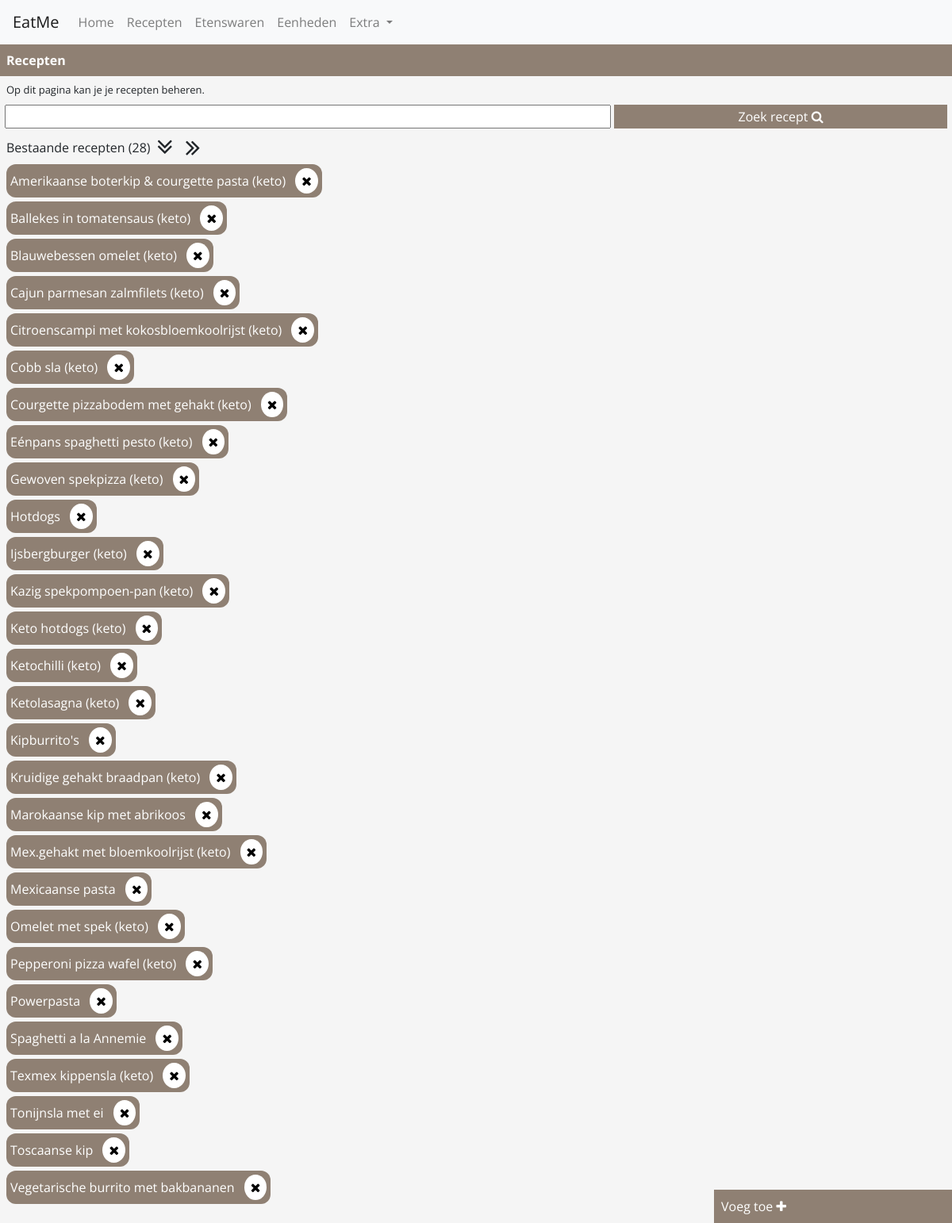
Page /recepten.php on the committed database.
### tables this page shows
CREATE TABLE IF NOT EXISTS `recipe` (
  `id` int(11) NOT NULL AUTO_INCREMENT,
  `name` varchar(255) NOT NULL,
  `description` text,
  `instructions` text,
  `image` text,
  `url` text,
  PRIMARY KEY (`id`)
);

### inc/pdo_conn.php (called while the page is built, shortened)
<?php
class DBConnection {
    public function connect() {
        global $config_servername;
        $this->servername = $config_servername;
        global $config_username;
        $this->username = $config_username;
        global $config_password;
        $this->password = $config_password;
        global $config_dbname;
        $this->dbname = $config_dbname;
        global $config_charset;
        $this->charset = $config_charset;
        try {
            $dsn = "mysql:host=".$this->servername.";dbname=".$this->dbname.";charset=".$this->charset;
            $pdo = new PDO($dsn, $this->username, $this->password);
            $pdo->setAttribute(PDO::ATTR_ERRMODE, PDO::ERRMODE_EXCEPTION);
            $pdo->setAttribute(PDO::ATTR_EMULATE_PREPARES,TRUE);
            return $pdo;
        } catch(PDOException $e){
            echo "Connection failed: ".$e->getMessage();
        }
    }
}

### inc/recipe.inc.php (called while the page is built, shortened)
<?php
require_once('pdo_conn.php');
class Recipe extends DBConnection {
    public function getAll() {
        $stmt = $this->connect()->prepare("SELECT id, name FROM recipe ORDER BY name ASC");
        $stmt->execute();
        return $stmt->fetchAll();
    }
}

### recepten.php (the view, shortened to what this page needs)
<?php
    require_once('inc/recipe.inc.php');
    $recipe = new Recipe();
    $recipes = $recipe->getAll();
?>
<!doctype html>
<html lang="en">
<head>
    <link rel="stylesheet" href="https://stackpath.bootstrapcdn.com/bootstrap/4.3.1/css/bootstrap.min.css">
    <link rel="stylesheet" href="https://cdnjs.cloudflare.com/ajax/libs/font-awesome/4.7.0/css/font-awesome.min.css">
    <link href="js/jquery-ui-1.12.1.custom/jquery-ui.css" rel="stylesheet">
    <link rel="stylesheet" href="css/style.css">
</head>
<body>
    <div class="nav-container">
        <?php include "navbar.php"; ?>
    </div>
    <div class="page-content">
        <div class="page-title recipe-theme-color">
            Recepten
        </div>
        <div class="page-info">
            Op dit pagina kan je je recepten beheren.
        </div>
        <div class="find-recipe-form">
            <form action="inc/actionHandler.php" method="GET">
                <input type="text" name="find-recipe" class="autocomplete" autofocus>
                <button name="submit" class="remove-standard-btn-styling find-btn recipe-theme-color">Zoek recept <i class="fa fa-search"></i></button>
            </form>
        </div>
        <div class="content-list">
            <div class="content-list-title">
                Bestaande recepten (<?= count($recipes) ?>)
                <i class="fa fa-angle-double-down format-btn"></i>
                <i class="fa fa-angle-double-right format-btn"></i>
            </div>
            <ul>
                <?php
                    foreach ($recipes as $row) {
                        echo '<a href="recept.php?id='.$row['id'].'"><li id="'.$row['id'].'" class="recipe-theme-color">'.ucfirst($row['name']).' <i class="fa fa-remove remove-btn"></i></li></a>';
                    }
                ?>
            </ul>
        </div>
        <div class="bottom-right">
            <a href="recept.php" class="add-new-recipe-btn recipe-theme-color">Voeg toe <i class="fa fa-plus"></i></a>
        </div>
    </div>
</body>
</html>

### css/style.css (style rules this page uses)
:root { --main-backgroundcolor: whitesmoke; --units-theme-main-color: #8fcb9b; --food-theme-main-color: #9b8fcb; --recipe-theme-main-color: #8f8073; --calendar-theme-main-color: deeppink; --extra-theme-main-color: gold; }
.remove-standard-btn-styling { background: none; color: inherit; border: none; padding: 0; font: inherit; cursor: pointer; outline: inherit; }
body { background-color: var(--main-backgroundcolor); font-family: "Open Sans", sans-serif; }
.page-title { font-weight: bold; padding: 8px; }
.recipe-theme-color { color: white; background-color: var(--recipe-theme-main-color); }
.page-info { font-size: small; padding: 8px; }
.add-element-form, .find-recipe-form { margin: auto; text-align: center; }
.add-element-form input[type="text"], .find-recipe-form input[type="text"] { width: calc(100% - 35vw - (2 * 8px)); }
.form-btn, .find-btn { display: inline-block; border: none; padding: 3px; width: 35vw; }
.content-list { padding: 8px; }
.content-list-title { display: flex; align-items: center; }
.format-btn { cursor: pointer; padding: 0 8px; font-size: 32px; }
.content-list ul { padding: 0; list-style-type: none; }
.content-list a { text-decoration: none; }
.content-list li { margin: 5px 0; padding: 5px; display: table; border-radius: 12px; }
.remove-btn { margin-left: 8px; padding: 8px; color: black; background-color: white; border-radius: 100%; }
.bottom-right { position: fixed; bottom: 0; right: 0; }
.add-new-recipe-btn { display: inline-block; border: none; padding: 9px 0px 9px 9px; width: 25vw; }

### rows in the picture
recipe: name "Amerikaanse boterkip & courgette pasta (keto)"
recipe: name "Ballekes in tomatensaus (keto)"
recipe: name "Blauwebessen omelet (keto)"
recipe: name "Cajun parmesan zalmfilets (keto)"
recipe: name "Citroenscampi met kokosbloemkoolrijst (keto)"
recipe: name "Cobb sla (keto)"
recipe: name "Courgette pizzabodem met gehakt (keto)"
recipe: name "Eénpans spaghetti pesto (keto)"
recipe: name "Gewoven spekpizza (keto)"
recipe: name "Hotdogs"
recipe: name "Ijsbergburger (keto)"
recipe: name "Kazig spekpompoen-pan (keto)"
recipe: name "Keto hotdogs (keto)"
recipe: name "Ketochilli (keto)"
recipe: name "Ketolasagna (keto)"
recipe: name "Kipburrito's"
recipe: name "Kruidige gehakt braadpan (keto)"
recipe: name "Marokaanse kip met abrikoos"
recipe: name "Mex.gehakt met bloemkoolrijst (keto)"
recipe: name "Mexicaanse pasta"
recipe: name "Omelet met spek (keto)"
recipe: name "Pepperoni pizza wafel (keto)"
recipe: name "Powerpasta"
recipe: name "Spaghetti a la Annemie"
recipe: name "Texmex kippensla (keto)"
recipe: name "Tonijnsla met ei"
recipe: name "Toscaanse kip"
recipe: name "Vegetarische burrito met bakbananen"

### other values in the picture
count($recipes) "28"
